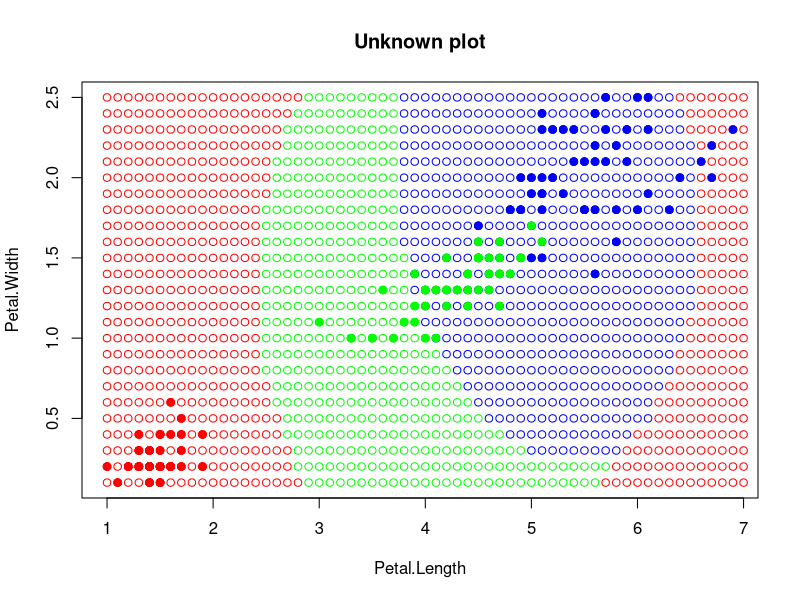

Reproduce this figure in R.
dat <- iris[3:5]
colors = c("setosa" = "red", "versicolor" = "green", "virginica" = "blue")
core <- function(r) {
  (2*pi)^0.5 * exp(-0.5 * r*r)
}

# plot(dat[1:2], pch=21, col=colors[dat$Species], bg=colors[dat$Species])

dist <- function(a, b) {
  (sqrt(sum((a-b)^2)))
} 

naiveBayes <- function(dat, x) {
  n <- dim(dat)[1]            # number of elements
  m <- dim(dat)[2] - 1        # number of properties
  lvls <- levels(dat$Species) # classes
  k <- length(lvls)           # number of classes
  
  prob <- 0
  dens <- 0
  
  res <- rep(0, k)
  names(res) <- lvls
  
  for (i in seq(k)) {         # for each class
    thisclass <- dat[dat$Species == lvls[i], ]
    l <- dim(thisclass)[1]
    prob <- n / l
    
    for (j in seq(l)) {       # for each element in class
      for (q in seq(m)) {     # for each property of element in class
        dens <- dens + log( core(dist(x[q], thisclass[j, q])) )
      }
    }
    
    res[i] <- log(prob) + dens
  }
  
  
  return (names(which.max(res)))
}

# example of usage
demo <- function(title="Unknown plot") {
  # get data and plot it
  plot(dat[1:2], pch = 21, col = colors[dat$Species], bg = colors[dat$Species], main=title)
  
  # classification map
  for (i in seq(1.0, 7.0, 0.1)) {
    for (j in seq(0.1, 2.5, 0.1)) {
      cl <- naiveBayes(dat, c(i, j))
      points(i, j, pch = 21, col = colors[cl])
    }
  }
  
  points(dat[1:2], pch = 21, col = colors[dat$Species], bg = colors[dat$Species], main=title)
}

demo()